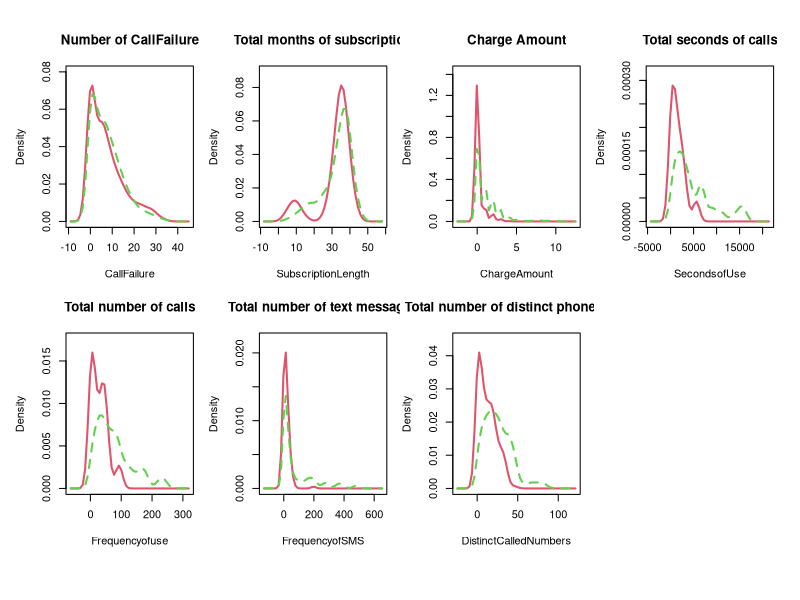

Here is the R script that generated this plot: (Note: this script raises an error after producing the figure.)
library(readr)
IranianChurn <- read_csv("data/derived/IranianChurn_cleaned.csv")
library(sm)
attach(IranianChurn)

png("outputs/figures/conditional_density_plot.png", width = 1000, height = 480, res=100)

par(oma = c(4,1,1,1), mfrow = c(2, 4), mar = c(4, 4, 4, 1))

sm.density.compare(CallFailure,Churn, lwd=2)
title(main="Number of CallFailure")
sm.density.compare(SubscriptionLength,Churn, lwd=2)
title(main="Total months of subscription")
sm.density.compare(ChargeAmount,Churn, lwd=2)
title(main="Charge Amount")
sm.density.compare(SecondsofUse,Churn, lwd=2)
title(main="Total seconds of calls")
sm.density.compare(Frequencyofuse,Churn, lwd=2)
title(main="Total number of calls")
sm.density.compare(FrequencyofSMS,Churn, lwd=2)
title(main="Total number of text messages")
sm.density.compare(DistinctCalledNumbers,Churn, lwd=2)
title(main="Total number of distinct phone calls")
sm.density.compare(AgeGroupNum,Churn, lwd=2) #defined in data_clean.r
title(main="Age Group")

par(fig = c(0, 1, 0, 1), oma = c(0, 0, 0, 0), mar = c(0, 0, 0, 0), new = TRUE)
plot(0, 0, type = 'l', bty = 'n', xaxt = 'n', yaxt = 'n')
legend('bottom', legend = c("non-CHURN", "CHURN"), 
       lty=c(2,1), col=c(3,2), lwd=2, horiz = TRUE, xpd = TRUE, 
       seg.len=2, cex = 1.5, inset = 0, bty = "o")

# Close the graphics device
dev.off()

detach(IranianChurn)
